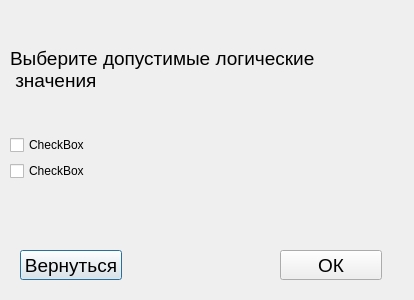
<?xml version="1.0" encoding="UTF-8"?>
<ui version="4.0">
 <class>logicalEdit</class>
 <widget class="QDialog" name="logicalEdit">
  <property name="geometry">
   <rect>
    <x>0</x>
    <y>0</y>
    <width>414</width>
    <height>300</height>
   </rect>
  </property>
  <property name="minimumSize">
   <size>
    <width>414</width>
    <height>300</height>
   </size>
  </property>
  <property name="maximumSize">
   <size>
    <width>414</width>
    <height>300</height>
   </size>
  </property>
  <property name="windowTitle">
   <string>Логическое значение</string>
  </property>
  <widget class="QPushButton" name="button_goBack_logicalEdit">
   <property name="geometry">
    <rect>
     <x>20</x>
     <y>250</y>
     <width>102</width>
     <height>30</height>
    </rect>
   </property>
   <property name="font">
    <font>
     <pointsize>14</pointsize>
    </font>
   </property>
   <property name="text">
    <string>Вернуться</string>
   </property>
  </widget>
  <widget class="QPushButton" name="button_ok_logicalEdit">
   <property name="geometry">
    <rect>
     <x>280</x>
     <y>250</y>
     <width>102</width>
     <height>30</height>
    </rect>
   </property>
   <property name="font">
    <font>
     <pointsize>14</pointsize>
    </font>
   </property>
   <property name="text">
    <string>ОК</string>
   </property>
  </widget>
  <widget class="QWidget" name="layoutWidget">
   <property name="geometry">
    <rect>
     <x>10</x>
     <y>10</y>
     <width>404</width>
     <height>171</height>
    </rect>
   </property>
   <layout class="QVBoxLayout" name="verticalLayout">
    <item>
     <widget class="QLabel" name="label">
      <property name="font">
       <font>
        <pointsize>14</pointsize>
       </font>
      </property>
      <property name="text">
       <string>Выберите допустимые логические
 значения</string>
      </property>
     </widget>
    </item>
    <item>
     <widget class="QCheckBox" name="checkBox_true">
      <property name="text">
       <string>CheckBox</string>
      </property>
     </widget>
    </item>
    <item>
     <widget class="QCheckBox" name="checkBox_false">
      <property name="text">
       <string>CheckBox</string>
      </property>
     </widget>
    </item>
   </layout>
  </widget>
 </widget>
 <resources/>
 <connections/>
</ui>
